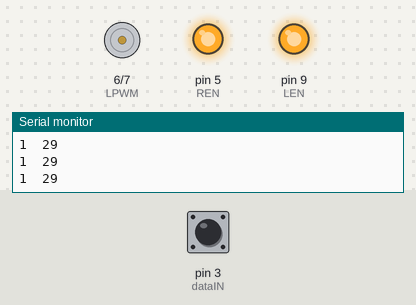
The sketch below on a simulated Arduino Uno, built with avr-gcc and run on an emulated ATmega328P. On the bench: motor-driver pin pairs drawn as motors (green arrow = first pin HIGH = forward, orange = second pin HIGH = backward, longer = more drive), output pins drawn as LEDs (lit = HIGH), the last lines printed to the serial monitor. The test bench sets the inputs (shaded band); at power-on: pin 3 (dataIN) LOW.

Above: at 0.1 s.
At 3.0 s:
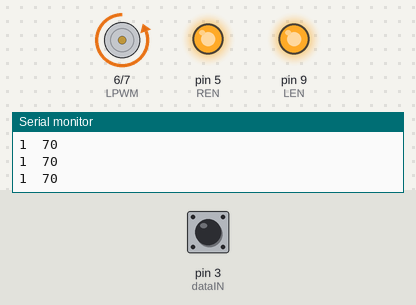
3.1 s: pin 3 (dataIN) pulsed HIGH 2 times (0.12 s each, 0.3 s apart)
Timing chart, 0 to 6.1 s (numbered marks = the images above; inputs shaded):
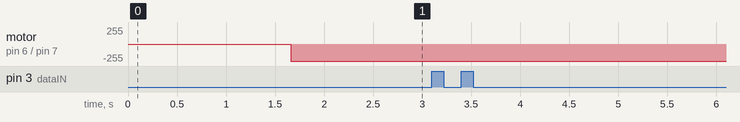

The sketch:

FINAL_SCREW_DRIVER.ino
```cpp
#define RPWM 7
#define LPWM 6
#define REN 5
#define LEN 9
int out1=27;
int volt=180;
const int dataIN = 3; //IR sensor INPUT
unsigned long prevmillis; // To store time
unsigned long duration; // To store time difference
unsigned long lcdrefresh; // To store time for lcd to refresh
int rpm=1; // RPM value
int target=28;
boolean currentstate; // Current state of IR input scan
boolean prevstate; // State of IR sensor in previous scan

void setup() {
  Serial.begin(9600);
  pinMode(RPWM,OUTPUT);
  pinMode(LPWM,OUTPUT);
  pinMode(LEN,OUTPUT);
  pinMode(REN,OUTPUT);
  digitalWrite(REN,HIGH);
  digitalWrite(LEN,HIGH);

  pinMode(dataIN,INPUT);
  prevmillis = 0;
  prevstate = LOW;

}


void loop() {
    Serial.print(rpm);
    Serial.print("  ");
    Serial.println(out1);
    volt=map(out1,0,100,0,255);
    analogWrite(RPWM,volt);
    analogWrite(LPWM,0);
     // RPM Measurement
  currentstate = digitalRead(dataIN); // Read IR sensor state
 if( prevstate != currentstate) // If there is change in input
   {
     if( currentstate == HIGH ) // If input only changes from LOW to HIGH
       {
         duration = ( micros() - prevmillis ); // Time difference between revolution in microsecond
         rpm = (2500000/duration); // rpm = (1/ time millis)*1000*1000*60;
         prevmillis = micros(); // store time for nect revolution calculation
         //    out1=map(out1,0,255,0,34);
       }
   }
  prevstate = currentstate; // store this scan (prev scan) data for next scan
  if (millis()%10==0){
    if (rpm > target) out1--;
    if (rpm < target) out1++;
    if (out1>100) out1=100;
    if (out1<15) out1=15;
  }
  }
```
